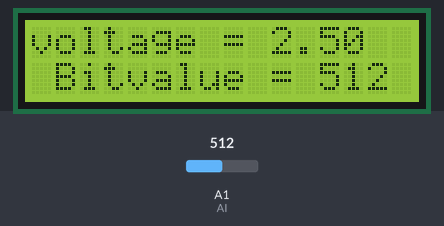
A sketch run on a simulated Arduino Uno, built with avr-gcc and run on an emulated ATmega328P. On the bench: 16×2 character LCD. Inputs (shaded band) come from the test bench; at power-on: A1 (AI) = 512. What the sketch prints to the serial monitor is not drawn.

Above: at 1.2 s.
1.3 s: A1 (AI) set to 110
At 2.4 s:
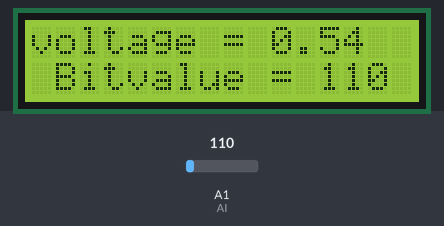
2.9 s: A1 (AI) set to 92
At 4.2 s:
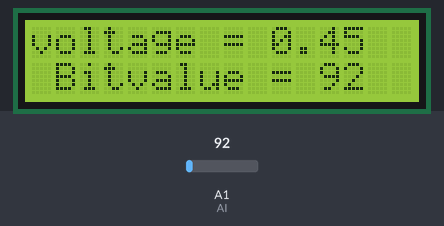
4.5 s: A1 (AI) set to 11
At 5.0 s:
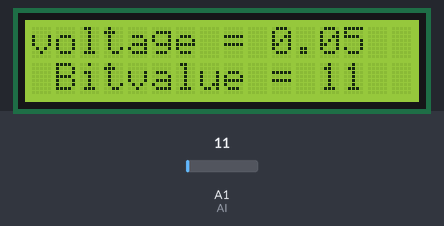
6.1 s: A1 (AI) set to 8
At 7.2 s:
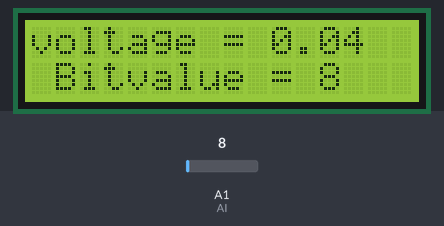
Timing chart, 0 to 8.8 s (numbered marks = the images above; inputs shaded):
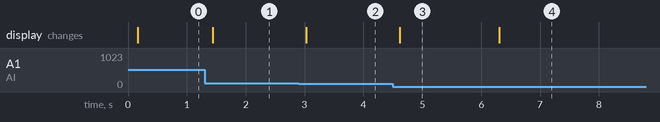

Measured:
- the behaviour switches between 100 and 99 on A1 (AI) (found by bisection; images 1 and 2)
- the behaviour switches between 10 and 9 on A1 (AI) (found by bisection; images 3 and 4)
- after the input at 1.3 s, the display: changes after 0.14 s (image 1)
- after the input at 2.9 s, the display: changes after 0.13 s (image 2)
- after the input at 4.5 s, the display: changes after 0.11 s (image 3)
- after the input at 6.1 s, the display: changes after 0.20 s (image 4)

The sketch:

nect_LCD_and_Display_bitvalue_and_voltage_on_the_same_screen.ino
```cpp
int AI = A1; // set AI to the PIN A1
int x= 0.0 ; // the original value of x is 0
float volt = 0.0; // set the start value of voltage is 0.0
// include the library code:
#include <LiquidCrystal.h>
// set which pin we gonna use to connect to the lcd
const int rs = 12, en = 11, d4 = 5, d5 = 4, d6 = 3, d7 = 2;
LiquidCrystal lcd(rs, en, d4, d5, d6, d7);

void setup() {
  // set up the LCD's number of columns and rows:
  lcd.begin(16, 2);
  // initialize the serial communications:
  Serial.begin(9600);
}

void loop() {
x= analogRead (AI); // value of x will be the analog value that read from AI
Serial.print("\t \t"); // print a double space
Serial.print("Bit value= ");// print out the line:  Bit value =
Serial.println(x); // print out the Analog input value
float volt=( x /1023.0)*5.0; // convert the but value to voltage value
Serial.print(" voltage = "); // print out the line:  voltage value =
Serial.print(volt); // print out volatge value
delay(100);

lcd.setCursor(0,0); // set the postion on the lcd start from colunm 0 of the first row
lcd.print("voltage = "); // lcd print the line: volatge =
lcd.println(volt); // lcd print the voltage value
lcd.setCursor (0,1); // set the postion on the lcd start from colunm 0 of the second row
lcd.print (" Bitvalue = "); // lcd print the line: Bitvalue
lcd.println(x);} // lcd print the Bit value
```
